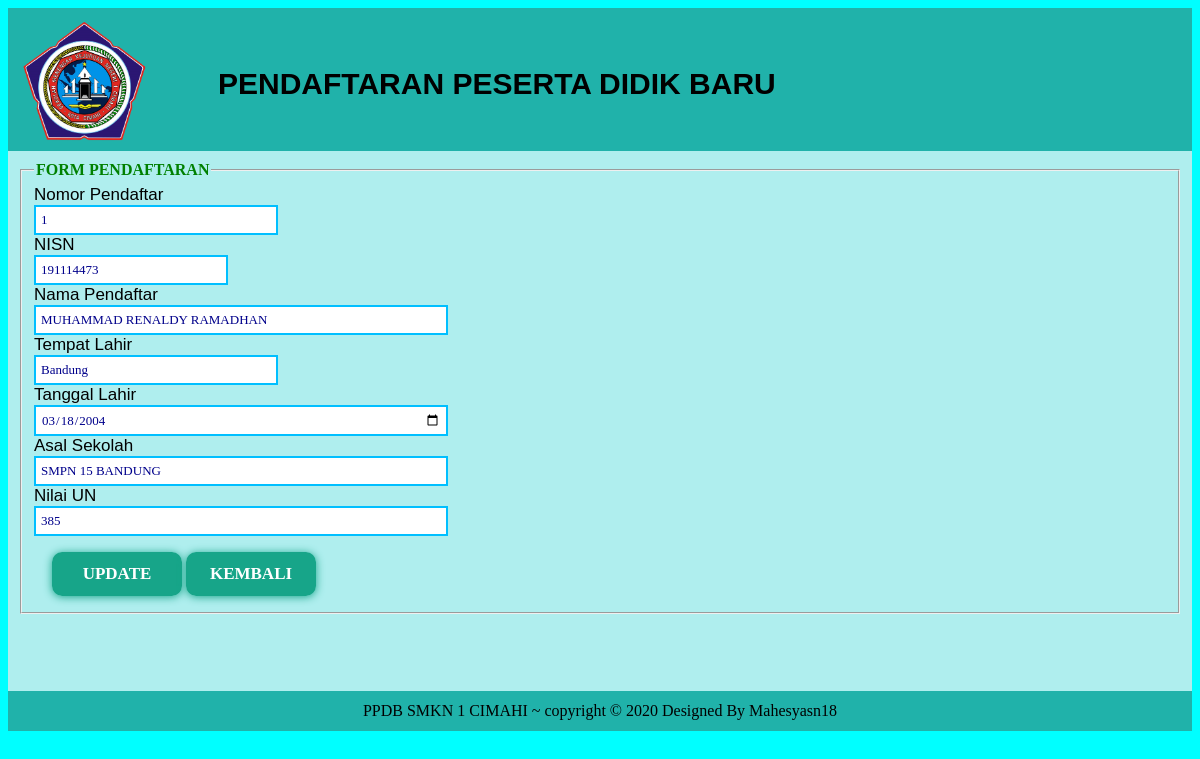
Screenshot of /admin/Edit.php?id=20 with the database file from the repository.
### tables this page shows
CREATE TABLE `user` (
  `id` int(11) NOT NULL,
  `no` int(11) DEFAULT NULL,
  `nisn` int(11) DEFAULT NULL,
  `nama` varchar(255) DEFAULT NULL,
  `tempatlahir` varchar(255) DEFAULT NULL,
  `tgllahir` date DEFAULT NULL,
  `asalsekolah` varchar(255) DEFAULT NULL,
  `nilaiun` int(11) NOT NULL,
  `jeniskelamin` varchar(10) DEFAULT NULL
);

### admin/Edit.php (the view, shortened to what this page needs)
<?php
include_once("koneksi.php");
?>
<?php
    $id = $_GET['id'];
    $result = mysqli_query($mysqli, "SELECT * FROM user WHERE id=$id");
    while($user_data = mysqli_fetch_array($result))
    {
        $nomor = $user_data['no'];
		$nisn = $user_data['nisn'];
		$nama = $user_data['nama'];
		$tempat = $user_data['tempatlahir'];
	    $tgl = $user_data['tgllahir'];
		$tanggal = date('Y-m-d', strtotime($tgl));
		$asal = $user_data['asalsekolah'];
		$nilai = $user_data['nilaiun'];
    }
?>
<!DOCTYPE html>
<html>
	<head>
	</head>
	<body bgcolor="cyan">
		<table align="center" cellpadding="10" cellspacing="0" width="100%">
			<tr>
				<td height="80px" bgcolor="#20B2AA" colspan="3">
				<img src="photos/smk.png" alt="">
					<h3>PENDAFTARAN PESERTA DIDIK BARU</h3>
				</td>
			</tr>
			<tr>
				<td bgcolor="#AFEEEE" width="500" valign="top" height="520px">
				<fieldset>
					<legend><font color="green"><b>FORM PENDAFTARAN</b></font></legend>
						<form method="post" action="edit.php" name="update_user">
							<table cellpadding="6" cellspacing="0">
							<div class="no-daftar">
								<label for="user-password" style="padding-top:22px">Nomor Pendaftar
          						</label>
									<div class="atas"><input type="text" name="no" size="60" value=<?php echo $nomor;?>></div>
								</div>
								<div class="nisn">
									<label for="user-password" style="padding-top:22px">NISN
          						</label>
									<div class="atas"><input type="text" name="nisn" size="60" value=<?php echo $nisn;?>></div>
								</div>
								<div class="nama">
								<label for="user-password" style="padding-top:22px">Nama Pendaftar
          						</label>
									<div class="atas"><input type="text" name="nama" size="60" value="<?php echo $nama;?>"></div>
								</div>
								<div class="tempat">
								<label for="user-password" style="padding-top:22px">Tempat Lahir
          						</label>
									<div class="atas">
									<input type="text" name="tempatlahir" value="<?php echo $tempat;?>">
									</div>
									</div>
								<div class="tanggal">
								<label for="user-password" style="padding-top:22px">Tanggal Lahir
          						</label>
									<div class="atas">
									<input type="date" name="tgllahir" value=<?php echo $tanggal;?>>
									</div>
								</div>
								<tr>
								<label for="user-password" style="padding-top:22px">Asal Sekolah
          						</label>
									<div class="atas">
									<input type="text" name="asalsekolah" size="25" value="<?php echo $asal;?>">
									</div>
								<tr>
								<label for="user-password" style="padding-top:22px">Nilai UN
          						</label>
									<div class="atas">
									<input type="text" name="nilaiun" size="10" value=<?php echo $nilai;?>>
									</div>
								<tr>
                                    <td><input type="hidden" name="id" value=<?php echo $_GET['id'];?>></td>
									<td><button type="submit" name="update" id="submit-btn">
											<b>UPDATE</b>
										</button>
										<a href="index.php"><button type="button" id="submit-btn"><b>KEMBALI</b></button></a>
									</td>
								</tr>
							</table>
							</form>
                            </fieldset>
					<tr>
						<td height="20px" bgcolor="#20B2AA" colspan="3" align="center">
							PPDB SMKN 1 CIMAHI ~ copyright &#169; 2020 Designed By Mahesyasn18
						</td>
					</tr>
			</table>
	</body>
</html>

### admin/Edit.php (style rules this page uses)
#submit-btn { background: -webkit-linear-gradient(right, #17A589, #17A589); border: none; border-radius: 10px; box-shadow: 0px 1px 8px #17A589; cursor: pointer; color: white; font-family: calibri; font-size:17px; height: 44px; margin: 0 auto; margin-top: 10px; transition: 0.25s; width: 130px; box-shadow: 0px rgba(46,46,46,0.66); }
label { font-family:arial; font-size:17px; color:black; }
.atas input { padding-top:0px; padding: 5px; border: solid 2px #00BFFF; outline: 0; font: normal 13px/100% 'Fredericka the Great', cursive; width: 400px; background: white; color:darkblue; }
.nisn .atas input { width: 180px; }
.no-daftar .atas input { width: 230px; }
.tempat .atas input { width: 230px; }
img { width:130px; height:130px; }
h3 { font-size:30px; font-family:arial; position:relative; margin-left:200px; margin-top:-85px; margin-bottom:40px; }

### rows the page displays
user: no "1", nisn "191114473", nama "MUHAMMAD RENALDY RAMADHAN", tempatlahir "Bandung", tgllahir "03/18/2004", asalsekolah "SMPN 15 BANDUNG", nilaiun "385"
